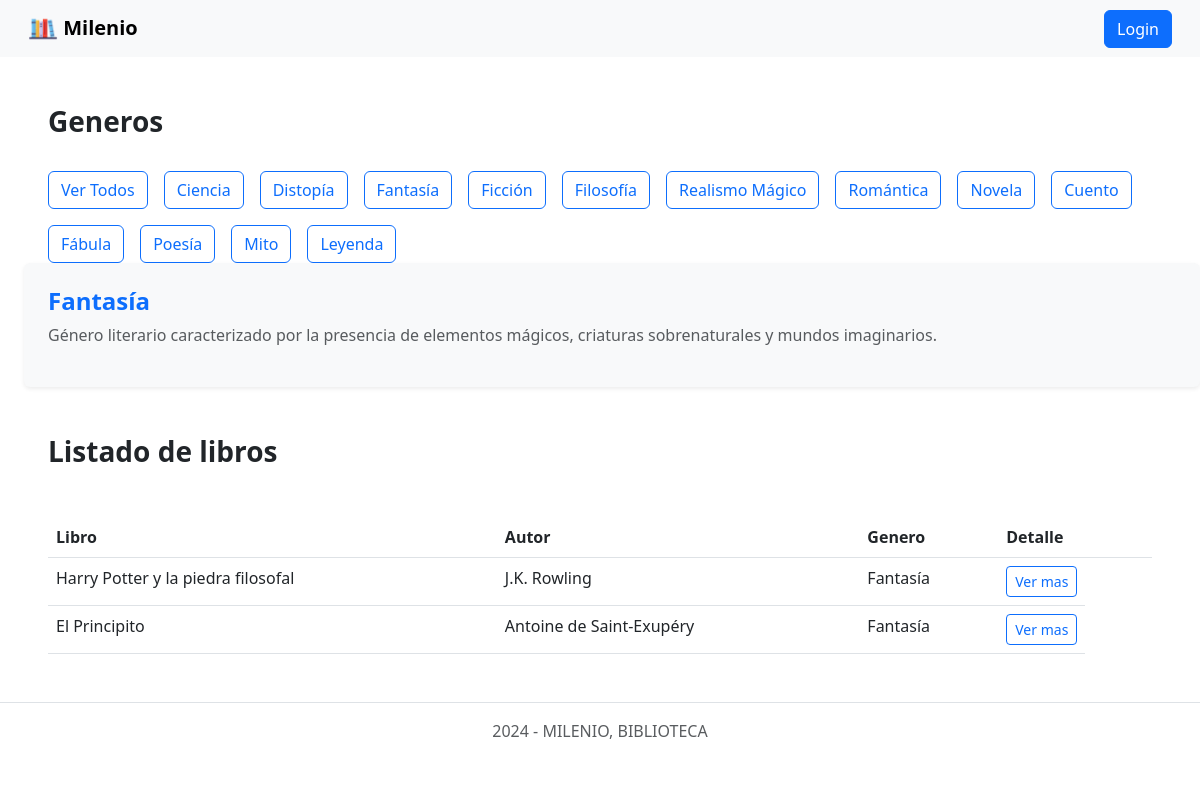
Screenshot of /home?genero=Fantasía with the database file from the repository.
### tables this page shows
CREATE TABLE `generos` (
  `id` int(11) NOT NULL,
  `nombre` varchar(255) NOT NULL,
  `descripcion` text DEFAULT NULL
);

CREATE TABLE `libros` (
  `id` int(11) NOT NULL,
  `titulo` varchar(100) NOT NULL,
  `autor` varchar(100) NOT NULL,
  `reseña` text DEFAULT NULL,
  `genero_id` int(11) NOT NULL
);

### app/controllers/catalogo.controller.php (called while the page is built, shortened)
<?php
    require_once './app/models/libro.model.php';
    require_once './app/models/genero.model.php';
class CatalogoController {
    private $modelLibro;
    private $modelGenero;
    public function __construct($res) {
        $this->modelLibro = new LibroModel();
        $this->modelGenero = new GeneroModel();
    }
    public function showLibros() {
        $generoSeleccionado = isset($_GET['genero']) ? $_GET['genero'] : null;
        $generos = $this->modelGenero->getGeneros();
        if ($generoSeleccionado) {
            $genero = $this->modelGenero->getGeneroPorNombre($generoSeleccionado);
            if ($genero) {
                $libros = $this->modelLibro->getLibrosPorGenero($genero->id);
                $generoDetalle = $genero;
            }
        } else {
            $libros = $this->modelLibro->getLibros();
            $generoDetalle = null;
        }
        include_once 'templates/layout/header.phtml';
        include_once 'templates/generos.phtml';
        include_once 'templates/catalogo.phtml';
        include_once 'templates/layout/footer.phtml';
    }
}

### app/models/genero.model.php (called while the page is built, shortened)
<?php
class GeneroModel {
    private $db;
    public function __construct() {
       $this->db = new PDO('mysql:host=localhost;dbname=milenio_db;charset=utf8', 'root', '');
    }
    public function getGeneros() {
        $query = $this->db->prepare('SELECT * FROM generos');
        $query->execute();
        $generos = $query->fetchAll(PDO::FETCH_OBJ);
        return $generos;
    }
    public function getGeneroPorNombre($nombre) {
        $query = $this->db->prepare('SELECT * FROM generos WHERE nombre = ?');
        $query->execute([$nombre]);
        return $query->fetch(PDO::FETCH_OBJ);
    }
}

### app/models/libro.model.php (called while the page is built, shortened)
<?php
class LibroModel {
    private $db;
    public function __construct() {
       $this->db = new PDO('mysql:host=localhost;dbname=milenio_db;charset=utf8', 'root', '');
    }
    public function getLibrosPorGenero($generoId) {
        $query = $this->db->prepare('
            SELECT libros.*, generos.nombre AS genero_nombre, generos.descripcion AS genero_descripcion
            FROM libros
            JOIN generos ON libros.genero_id = generos.id
            WHERE generos.id = ?
        ');
        $query->execute([$generoId]);
        $libros = $query->fetchAll(PDO::FETCH_OBJ);
        return $libros;
    }
}

### templates/generos.phtml (the view, shortened to what this page needs)
<?php
include_once './app/models/genero.model.php';
?>
<h2 class="fs-3 fw-bold mt-5 ms-5">Generos</h2>
<ul class="nav justify-content-start ms-5 mt-4 d-inline-flex gap-3">
    <li class="nav-item">
        <a href="home"><button type="button" class="btn btn-outline-primary">Ver Todos</button></a>
    </li>
    <?php foreach ($generos as $genero): ?>
        <li class="nav-item">
            <a href="home?genero=<?= urlencode($genero->nombre) ?>">
                <button type="button" class="btn btn-outline-primary">
                    <?php echo $genero->nombre ?>
                </button>
            </a>
        </li>
    <?php endforeach; ?>
</ul>
<?php if ($generoDetalle): ?>
    <div class="ms-4">
        <div class="bg-light p-4 rounded shadow-sm">
            <h3 class="fs-4 fw-bold text-primary"><?php echo $generoDetalle->nombre; ?></h3>
            <p class="text-muted"><?php echo $generoDetalle->descripcion; ?></p>
        </div>
    </div>
<?php endif; ?>

### templates/catalogo.phtml
<?php
    include_once './app/models/libro.model.php';
    include_once './app/models/genero.model.php';
?>
<div class="mx-5">
    <h2 class="fs-3 fw-bold mt-5">Listado de libros</h2>
    <table class="table mt-5">
        <thead>
            <tr>
                <th scope="col">Libro</th><th scope="col">Autor</th><th scope="col">Genero</th><th scope="col">Detalle</th>
            </tr>
        </thead>
        <tbody>
            <?php
                foreach($libros as $libro){
                    echo '
                        <tr>
                            <td>' . $libro->titulo . '</td>
                            <td>' . $libro->autor . '</td>
                            <td>' . $libro->genero_nombre . '</td>
                            <td class="d-inline-flex gap-3">
                                <a href="detail/' . $libro->id . '">
                                    <button type="button" class="btn btn-outline-primary btn-sm">Ver mas</button>
                                </a>
                            </td>
                        </tr>
                    ';
                }
            ?>
        </tbody>
    </table>
</div>

### rows the page displays
generos: nombre "Ciencia"
generos: nombre "Distopía"
generos: nombre "Fantasía", descripcion "Género literario caracterizado por la presencia de elementos mágicos, criaturas sobrenaturales y mundos imaginarios."
generos: nombre "Ficción"
generos: nombre "Filosofía"
generos: nombre "Realismo Mágico"
generos: nombre "Romántica"
generos: nombre "Novela"
generos: nombre "Cuento"
generos: nombre "Fábula"
generos: nombre "Poesía"
generos: nombre "Mito"
generos: nombre "Leyenda"
libros: titulo "Harry Potter y la piedra filosofal", autor "J.K. Rowling", genero.nombre "Fantasía"
libros: titulo "El Principito", autor "Antoine de Saint-Exupéry", genero.nombre "Fantasía"
